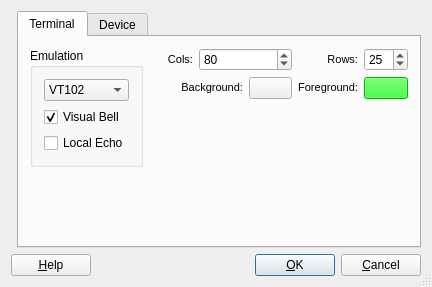
<?xml version="1.0" encoding="UTF-8"?>
<ui version="4.0">
 <author>Mike Sharkey &lt;michael@sharkey.servebeer.com&gt;</author>
 <comment>Serial port settings form</comment>
 <class>SettingsDialog</class>
 <widget class="QDialog" name="SettingsDialog">
  <property name="geometry">
   <rect>
    <x>0</x>
    <y>0</y>
    <width>427</width>
    <height>274</height>
   </rect>
  </property>
  <property name="windowTitle">
   <string>Settings</string>
  </property>
  <property name="sizeGripEnabled">
   <bool>true</bool>
  </property>
  <layout class="QGridLayout">
   <property name="margin">
    <number>11</number>
   </property>
   <property name="spacing">
    <number>6</number>
   </property>
   <item row="1" column="0" colspan="2">
    <layout class="QHBoxLayout">
     <property name="spacing">
      <number>6</number>
     </property>
     <property name="margin">
      <number>0</number>
     </property>
     <item>
      <widget class="QPushButton" name="buttonHelp">
       <property name="text">
        <string>&amp;Help</string>
       </property>
       <property name="shortcut">
        <string>F1</string>
       </property>
       <property name="autoDefault">
        <bool>true</bool>
       </property>
      </widget>
     </item>
     <item>
      <spacer name="Horizontal Spacing2">
       <property name="orientation">
        <enum>Qt::Horizontal</enum>
       </property>
       <property name="sizeType">
        <enum>QSizePolicy::Expanding</enum>
       </property>
       <property name="sizeHint" stdset="0">
        <size>
         <width>20</width>
         <height>20</height>
        </size>
       </property>
      </spacer>
     </item>
     <item>
      <widget class="QPushButton" name="buttonOk">
       <property name="text">
        <string>&amp;OK</string>
       </property>
       <property name="shortcut">
        <string/>
       </property>
       <property name="autoDefault">
        <bool>true</bool>
       </property>
       <property name="default">
        <bool>true</bool>
       </property>
      </widget>
     </item>
     <item>
      <widget class="QPushButton" name="buttonCancel">
       <property name="text">
        <string>&amp;Cancel</string>
       </property>
       <property name="shortcut">
        <string/>
       </property>
       <property name="autoDefault">
        <bool>true</bool>
       </property>
      </widget>
     </item>
    </layout>
   </item>
   <item row="0" column="1">
    <widget class="QTabWidget" name="tabWidget">
     <property name="currentIndex">
      <number>0</number>
     </property>
     <widget class="QWidget" name="Widget3">
      <attribute name="title">
       <string>Terminal</string>
      </attribute>
      <layout class="QGridLayout" name="gridLayout">
       <item row="0" column="0" rowspan="3">
        <widget class="QGroupBox" name="groupBox3">
         <property name="title">
          <string>Emulation</string>
         </property>
         <layout class="QGridLayout">
          <item row="0" column="0">
           <widget class="QComboBox" name="EmulationComboBox">
            <item>
             <property name="text">
              <string>VT102</string>
             </property>
            </item>
           </widget>
          </item>
          <item row="2" column="0">
           <widget class="QCheckBox" name="LocalEchoCheckBox">
            <property name="enabled">
             <bool>true</bool>
            </property>
            <property name="text">
             <string>Local Echo</string>
            </property>
           </widget>
          </item>
          <item row="1" column="0">
           <widget class="QCheckBox" name="VisualBellCheckBox">
            <property name="enabled">
             <bool>true</bool>
            </property>
            <property name="text">
             <string>Visual Bell</string>
            </property>
            <property name="checked">
             <bool>true</bool>
            </property>
           </widget>
          </item>
         </layout>
        </widget>
       </item>
       <item row="0" column="1">
        <widget class="QLabel" name="label">
         <property name="text">
          <string>&lt;!DOCTYPE HTML PUBLIC &quot;-//W3C//DTD HTML 4.0//EN&quot; &quot;http://www.w3.org/TR/REC-html40/strict.dtd&quot;&gt;
&lt;html&gt;&lt;head&gt;&lt;meta name=&quot;qrichtext&quot; content=&quot;1&quot; /&gt;&lt;style type=&quot;text/css&quot;&gt;
p, li { white-space: pre-wrap; }
&lt;/style&gt;&lt;/head&gt;&lt;body style=&quot; font-family:'DejaVu Sans'; font-size:8pt; font-weight:400; font-style:normal;&quot;&gt;
&lt;p align=&quot;right&quot; style=&quot; margin-top:0px; margin-bottom:0px; margin-left:0px; margin-right:0px; -qt-block-indent:0; text-indent:0px;&quot;&gt;Cols:&lt;/p&gt;&lt;/body&gt;&lt;/html&gt;</string>
         </property>
        </widget>
       </item>
       <item row="0" column="2" colspan="2">
        <widget class="QSpinBox" name="ColumnsSpinBox">
         <property name="minimum">
          <number>16</number>
         </property>
         <property name="maximum">
          <number>132</number>
         </property>
         <property name="value">
          <number>80</number>
         </property>
        </widget>
       </item>
       <item row="0" column="4">
        <widget class="QLabel" name="label_2">
         <property name="text">
          <string>&lt;!DOCTYPE HTML PUBLIC &quot;-//W3C//DTD HTML 4.0//EN&quot; &quot;http://www.w3.org/TR/REC-html40/strict.dtd&quot;&gt;
&lt;html&gt;&lt;head&gt;&lt;meta name=&quot;qrichtext&quot; content=&quot;1&quot; /&gt;&lt;style type=&quot;text/css&quot;&gt;
p, li { white-space: pre-wrap; }
&lt;/style&gt;&lt;/head&gt;&lt;body style=&quot; font-family:'DejaVu Sans'; font-size:8pt; font-weight:400; font-style:normal;&quot;&gt;
&lt;p align=&quot;right&quot; style=&quot; margin-top:0px; margin-bottom:0px; margin-left:0px; margin-right:0px; -qt-block-indent:0; text-indent:0px;&quot;&gt;Rows:&lt;/p&gt;&lt;/body&gt;&lt;/html&gt;</string>
         </property>
        </widget>
       </item>
       <item row="0" column="5">
        <widget class="QSpinBox" name="RowsSpinBox">
         <property name="minimum">
          <number>2</number>
         </property>
         <property name="maximum">
          <number>64</number>
         </property>
         <property name="value">
          <number>25</number>
         </property>
        </widget>
       </item>
       <item row="1" column="1" colspan="2">
        <widget class="QLabel" name="label_3">
         <property name="text">
          <string>&lt;!DOCTYPE HTML PUBLIC &quot;-//W3C//DTD HTML 4.0//EN&quot; &quot;http://www.w3.org/TR/REC-html40/strict.dtd&quot;&gt;
&lt;html&gt;&lt;head&gt;&lt;meta name=&quot;qrichtext&quot; content=&quot;1&quot; /&gt;&lt;style type=&quot;text/css&quot;&gt;
p, li { white-space: pre-wrap; }
&lt;/style&gt;&lt;/head&gt;&lt;body style=&quot; font-family:'DejaVu Sans'; font-size:8pt; font-weight:400; font-style:normal;&quot;&gt;
&lt;p align=&quot;right&quot; style=&quot; margin-top:0px; margin-bottom:0px; margin-left:0px; margin-right:0px; -qt-block-indent:0; text-indent:0px;&quot;&gt;Background:&lt;/p&gt;&lt;/body&gt;&lt;/html&gt;</string>
         </property>
        </widget>
       </item>
       <item row="1" column="3">
        <widget class="QPushButton" name="BackgroundColorButton">
         <property name="text">
          <string/>
         </property>
        </widget>
       </item>
       <item row="1" column="4">
        <widget class="QLabel" name="label_4">
         <property name="text">
          <string>&lt;!DOCTYPE HTML PUBLIC &quot;-//W3C//DTD HTML 4.0//EN&quot; &quot;http://www.w3.org/TR/REC-html40/strict.dtd&quot;&gt;
&lt;html&gt;&lt;head&gt;&lt;meta name=&quot;qrichtext&quot; content=&quot;1&quot; /&gt;&lt;style type=&quot;text/css&quot;&gt;
p, li { white-space: pre-wrap; }
&lt;/style&gt;&lt;/head&gt;&lt;body style=&quot; font-family:'DejaVu Sans'; font-size:8pt; font-weight:400; font-style:normal;&quot;&gt;
&lt;p align=&quot;right&quot; style=&quot; margin-top:0px; margin-bottom:0px; margin-left:0px; margin-right:0px; -qt-block-indent:0; text-indent:0px;&quot;&gt;Foreground:&lt;/p&gt;&lt;/body&gt;&lt;/html&gt;</string>
         </property>
        </widget>
       </item>
       <item row="1" column="5">
        <widget class="QPushButton" name="ForegroundColorButton">
         <property name="palette">
          <palette>
           <active>
            <colorrole role="WindowText">
             <brush brushstyle="SolidPattern">
              <color alpha="255">
               <red>0</red>
               <green>0</green>
               <blue>0</blue>
              </color>
             </brush>
            </colorrole>
            <colorrole role="Button">
             <brush brushstyle="SolidPattern">
              <color alpha="255">
               <red>0</red>
               <green>255</green>
               <blue>0</blue>
              </color>
             </brush>
            </colorrole>
            <colorrole role="Light">
             <brush brushstyle="SolidPattern">
              <color alpha="255">
               <red>127</red>
               <green>255</green>
               <blue>127</blue>
              </color>
             </brush>
            </colorrole>
            <colorrole role="Midlight">
             <brush brushstyle="SolidPattern">
              <color alpha="255">
               <red>63</red>
               <green>255</green>
               <blue>63</blue>
              </color>
             </brush>
            </colorrole>
            <colorrole role="Dark">
             <brush brushstyle="SolidPattern">
              <color alpha="255">
               <red>0</red>
               <green>127</green>
               <blue>0</blue>
              </color>
             </brush>
            </colorrole>
            <colorrole role="Mid">
             <brush brushstyle="SolidPattern">
              <color alpha="255">
               <red>0</red>
               <green>170</green>
               <blue>0</blue>
              </color>
             </brush>
            </colorrole>
            <colorrole role="Text">
             <brush brushstyle="SolidPattern">
              <color alpha="255">
               <red>0</red>
               <green>0</green>
               <blue>0</blue>
              </color>
             </brush>
            </colorrole>
            <colorrole role="BrightText">
             <brush brushstyle="SolidPattern">
              <color alpha="255">
               <red>255</red>
               <green>255</green>
               <blue>255</blue>
              </color>
             </brush>
            </colorrole>
            <colorrole role="ButtonText">
             <brush brushstyle="SolidPattern">
              <color alpha="255">
               <red>0</red>
               <green>0</green>
               <blue>0</blue>
              </color>
             </brush>
            </colorrole>
            <colorrole role="Base">
             <brush brushstyle="SolidPattern">
              <color alpha="255">
               <red>255</red>
               <green>255</green>
               <blue>255</blue>
              </color>
             </brush>
            </colorrole>
            <colorrole role="Window">
             <brush brushstyle="SolidPattern">
              <color alpha="255">
               <red>0</red>
               <green>255</green>
               <blue>0</blue>
              </color>
             </brush>
            </colorrole>
            <colorrole role="Shadow">
             <brush brushstyle="SolidPattern">
              <color alpha="255">
               <red>0</red>
               <green>0</green>
               <blue>0</blue>
              </color>
             </brush>
            </colorrole>
            <colorrole role="AlternateBase">
             <brush brushstyle="SolidPattern">
              <color alpha="255">
               <red>127</red>
               <green>255</green>
               <blue>127</blue>
              </color>
             </brush>
            </colorrole>
            <colorrole role="ToolTipBase">
             <brush brushstyle="SolidPattern">
              <color alpha="255">
               <red>255</red>
               <green>255</green>
               <blue>220</blue>
              </color>
             </brush>
            </colorrole>
            <colorrole role="ToolTipText">
             <brush brushstyle="SolidPattern">
              <color alpha="255">
               <red>0</red>
               <green>0</green>
               <blue>0</blue>
              </color>
             </brush>
            </colorrole>
           </active>
           <inactive>
            <colorrole role="WindowText">
             <brush brushstyle="SolidPattern">
              <color alpha="255">
               <red>0</red>
               <green>0</green>
               <blue>0</blue>
              </color>
             </brush>
            </colorrole>
            <colorrole role="Button">
             <brush brushstyle="SolidPattern">
              <color alpha="255">
               <red>0</red>
               <green>255</green>
               <blue>0</blue>
              </color>
             </brush>
            </colorrole>
            <colorrole role="Light">
             <brush brushstyle="SolidPattern">
              <color alpha="255">
               <red>127</red>
               <green>255</green>
               <blue>127</blue>
              </color>
             </brush>
            </colorrole>
            <colorrole role="Midlight">
             <brush brushstyle="SolidPattern">
              <color alpha="255">
               <red>63</red>
               <green>255</green>
               <blue>63</blue>
              </color>
             </brush>
            </colorrole>
            <colorrole role="Dark">
             <brush brushstyle="SolidPattern">
              <color alpha="255">
               <red>0</red>
               <green>127</green>
               <blue>0</blue>
              </color>
             </brush>
            </colorrole>
            <colorrole role="Mid">
             <brush brushstyle="SolidPattern">
              <color alpha="255">
               <red>0</red>
               <green>170</green>
               <blue>0</blue>
              </color>
             </brush>
            </colorrole>
            <colorrole role="Text">
             <brush brushstyle="SolidPattern">
              <color alpha="255">
               <red>0</red>
               <green>0</green>
               <blue>0</blue>
              </color>
             </brush>
            </colorrole>
            <colorrole role="BrightText">
             <brush brushstyle="SolidPattern">
              <color alpha="255">
               <red>255</red>
               <green>255</green>
               <blue>255</blue>
              </color>
             </brush>
            </colorrole>
            <colorrole role="ButtonText">
             <brush brushstyle="SolidPattern">
              <color alpha="255">
               <red>0</red>
               <green>0</green>
               <blue>0</blue>
              </color>
             </brush>
            </colorrole>
            <colorrole role="Base">
             <brush brushstyle="SolidPattern">
              <color alpha="255">
               <red>255</red>
               <green>255</green>
               <blue>255</blue>
              </color>
             </brush>
            </colorrole>
            <colorrole role="Window">
             <brush brushstyle="SolidPattern">
              <color alpha="255">
               <red>0</red>
               <green>255</green>
               <blue>0</blue>
              </color>
             </brush>
            </colorrole>
            <colorrole role="Shadow">
             <brush brushstyle="SolidPattern">
              <color alpha="255">
               <red>0</red>
               <green>0</green>
               <blue>0</blue>
              </color>
             </brush>
            </colorrole>
            <colorrole role="AlternateBase">
             <brush brushstyle="SolidPattern">
              <color alpha="255">
               <red>127</red>
               <green>255</green>
               <blue>127</blue>
              </color>
             </brush>
            </colorrole>
            <colorrole role="ToolTipBase">
             <brush brushstyle="SolidPattern">
              <color alpha="255">
               <red>255</red>
               <green>255</green>
               <blue>220</blue>
              </color>
             </brush>
            </colorrole>
            <colorrole role="ToolTipText">
             <brush brushstyle="SolidPattern">
              <color alpha="255">
               <red>0</red>
               <green>0</green>
               <blue>0</blue>
              </color>
             </brush>
            </colorrole>
           </inactive>
           <disabled>
            <colorrole role="WindowText">
             <brush brushstyle="SolidPattern">
              <color alpha="255">
               <red>0</red>
               <green>127</green>
               <blue>0</blue>
              </color>
             </brush>
            </colorrole>
            <colorrole role="Button">
             <brush brushstyle="SolidPattern">
              <color alpha="255">
               <red>0</red>
               <green>255</green>
               <blue>0</blue>
              </color>
             </brush>
            </colorrole>
            <colorrole role="Light">
             <brush brushstyle="SolidPattern">
              <color alpha="255">
               <red>127</red>
               <green>255</green>
               <blue>127</blue>
              </color>
             </brush>
            </colorrole>
            <colorrole role="Midlight">
             <brush brushstyle="SolidPattern">
              <color alpha="255">
               <red>63</red>
               <green>255</green>
               <blue>63</blue>
              </color>
             </brush>
            </colorrole>
            <colorrole role="Dark">
             <brush brushstyle="SolidPattern">
              <color alpha="255">
               <red>0</red>
               <green>127</green>
               <blue>0</blue>
              </color>
             </brush>
            </colorrole>
            <colorrole role="Mid">
             <brush brushstyle="SolidPattern">
              <color alpha="255">
               <red>0</red>
               <green>170</green>
               <blue>0</blue>
              </color>
             </brush>
            </colorrole>
            <colorrole role="Text">
             <brush brushstyle="SolidPattern">
              <color alpha="255">
               <red>0</red>
               <green>127</green>
               <blue>0</blue>
              </color>
             </brush>
            </colorrole>
            <colorrole role="BrightText">
             <brush brushstyle="SolidPattern">
              <color alpha="255">
               <red>255</red>
               <green>255</green>
               <blue>255</blue>
              </color>
             </brush>
            </colorrole>
            <colorrole role="ButtonText">
             <brush brushstyle="SolidPattern">
              <color alpha="255">
               <red>0</red>
               <green>127</green>
               <blue>0</blue>
              </color>
             </brush>
            </colorrole>
            <colorrole role="Base">
             <brush brushstyle="SolidPattern">
              <color alpha="255">
               <red>0</red>
               <green>255</green>
               <blue>0</blue>
              </color>
             </brush>
            </colorrole>
            <colorrole role="Window">
             <brush brushstyle="SolidPattern">
              <color alpha="255">
               <red>0</red>
               <green>255</green>
               <blue>0</blue>
              </color>
             </brush>
            </colorrole>
            <colorrole role="Shadow">
             <brush brushstyle="SolidPattern">
              <color alpha="255">
               <red>0</red>
               <green>0</green>
               <blue>0</blue>
              </color>
             </brush>
            </colorrole>
            <colorrole role="AlternateBase">
             <brush brushstyle="SolidPattern">
              <color alpha="255">
               <red>0</red>
               <green>255</green>
               <blue>0</blue>
              </color>
             </brush>
            </colorrole>
            <colorrole role="ToolTipBase">
             <brush brushstyle="SolidPattern">
              <color alpha="255">
               <red>255</red>
               <green>255</green>
               <blue>220</blue>
              </color>
             </brush>
            </colorrole>
            <colorrole role="ToolTipText">
             <brush brushstyle="SolidPattern">
              <color alpha="255">
               <red>0</red>
               <green>0</green>
               <blue>0</blue>
              </color>
             </brush>
            </colorrole>
           </disabled>
          </palette>
         </property>
         <property name="text">
          <string/>
         </property>
        </widget>
       </item>
       <item row="2" column="2" colspan="4">
        <spacer name="spacer2">
         <property name="orientation">
          <enum>Qt::Vertical</enum>
         </property>
         <property name="sizeType">
          <enum>QSizePolicy::Expanding</enum>
         </property>
         <property name="sizeHint" stdset="0">
          <size>
           <width>203</width>
           <height>60</height>
          </size>
         </property>
        </spacer>
       </item>
       <item row="3" column="3">
        <spacer name="spacer3">
         <property name="orientation">
          <enum>Qt::Vertical</enum>
         </property>
         <property name="sizeType">
          <enum>QSizePolicy::Expanding</enum>
         </property>
         <property name="sizeHint" stdset="0">
          <size>
           <width>20</width>
           <height>71</height>
          </size>
         </property>
        </spacer>
       </item>
      </layout>
     </widget>
     <widget class="QWidget" name="Widget2">
      <attribute name="title">
       <string>Device</string>
      </attribute>
      <layout class="QGridLayout">
       <item row="0" column="0">
        <layout class="QGridLayout">
         <item row="1" column="3" colspan="2">
          <spacer name="spacer4">
           <property name="orientation">
            <enum>Qt::Horizontal</enum>
           </property>
           <property name="sizeType">
            <enum>QSizePolicy::Expanding</enum>
           </property>
           <property name="sizeHint" stdset="0">
            <size>
             <width>281</width>
             <height>20</height>
            </size>
           </property>
          </spacer>
         </item>
         <item row="1" column="1" colspan="2">
          <widget class="QComboBox" name="BaudRateComboBox">
           <property name="toolTip">
            <string>Baud Rate (bps)</string>
           </property>
           <property name="currentIndex">
            <number>11</number>
           </property>
           <item>
            <property name="text">
             <string>50</string>
            </property>
           </item>
           <item>
            <property name="text">
             <string>75</string>
            </property>
           </item>
           <item>
            <property name="text">
             <string>110</string>
            </property>
           </item>
           <item>
            <property name="text">
             <string>134</string>
            </property>
           </item>
           <item>
            <property name="text">
             <string>150</string>
            </property>
           </item>
           <item>
            <property name="text">
             <string>300</string>
            </property>
           </item>
           <item>
            <property name="text">
             <string>600</string>
            </property>
           </item>
           <item>
            <property name="text">
             <string>1200</string>
            </property>
           </item>
           <item>
            <property name="text">
             <string>1800</string>
            </property>
           </item>
           <item>
            <property name="text">
             <string>2400</string>
            </property>
           </item>
           <item>
            <property name="text">
             <string>4800</string>
            </property>
           </item>
           <item>
            <property name="text">
             <string>9600</string>
            </property>
           </item>
           <item>
            <property name="text">
             <string>19200</string>
            </property>
           </item>
           <item>
            <property name="text">
             <string>38400</string>
            </property>
           </item>
           <item>
            <property name="text">
             <string>57600</string>
            </property>
           </item>
           <item>
            <property name="text">
             <string>115200</string>
            </property>
           </item>
           <item>
            <property name="text">
             <string>230400</string>
            </property>
           </item>
          </widget>
         </item>
         <item row="2" column="2" rowspan="2">
          <widget class="QGroupBox" name="groupBox4">
           <property name="title">
            <string>Framing</string>
           </property>
           <layout class="QGridLayout">
            <item row="0" column="0">
             <layout class="QGridLayout">
              <item row="2" column="0">
               <widget class="QLabel" name="textLabel4_2">
                <property name="text">
                 <string>Parity:</string>
                </property>
                <property name="alignment">
                 <set>Qt::AlignRight|Qt::AlignTrailing|Qt::AlignVCenter</set>
                </property>
                <property name="wordWrap">
                 <bool>false</bool>
                </property>
               </widget>
              </item>
              <item row="2" column="1" colspan="2">
               <widget class="QComboBox" name="ParityComboBox">
                <item>
                 <property name="text">
                  <string>NONE</string>
                 </property>
                </item>
                <item>
                 <property name="text">
                  <string>EVEN</string>
                 </property>
                </item>
                <item>
                 <property name="text">
                  <string>ODD</string>
                 </property>
                </item>
               </widget>
              </item>
              <item row="0" column="0" colspan="2">
               <widget class="QLabel" name="textLabel2_3">
                <property name="text">
                 <string>Data bits:</string>
                </property>
                <property name="alignment">
                 <set>Qt::AlignRight|Qt::AlignTrailing|Qt::AlignVCenter</set>
                </property>
                <property name="wordWrap">
                 <bool>false</bool>
                </property>
               </widget>
              </item>
              <item row="0" column="2">
               <widget class="QComboBox" name="DataBitsComboBox">
                <property name="currentIndex">
                 <number>3</number>
                </property>
                <item>
                 <property name="text">
                  <string>5</string>
                 </property>
                </item>
                <item>
                 <property name="text">
                  <string>6</string>
                 </property>
                </item>
                <item>
                 <property name="text">
                  <string>7</string>
                 </property>
                </item>
                <item>
                 <property name="text">
                  <string>8</string>
                 </property>
                </item>
               </widget>
              </item>
              <item row="1" column="0" colspan="2">
               <widget class="QLabel" name="textLabel3">
                <property name="text">
                 <string>Stop bits:</string>
                </property>
                <property name="alignment">
                 <set>Qt::AlignRight|Qt::AlignTrailing|Qt::AlignVCenter</set>
                </property>
                <property name="wordWrap">
                 <bool>false</bool>
                </property>
               </widget>
              </item>
              <item row="1" column="2">
               <widget class="QComboBox" name="StopBitsComboBox">
                <item>
                 <property name="text">
                  <string>1</string>
                 </property>
                </item>
                <item>
                 <property name="text">
                  <string>1.5</string>
                 </property>
                </item>
                <item>
                 <property name="text">
                  <string>2</string>
                 </property>
                </item>
               </widget>
              </item>
             </layout>
            </item>
           </layout>
          </widget>
         </item>
         <item row="2" column="0" colspan="2">
          <spacer name="spacer5">
           <property name="orientation">
            <enum>Qt::Horizontal</enum>
           </property>
           <property name="sizeType">
            <enum>QSizePolicy::Expanding</enum>
           </property>
           <property name="sizeHint" stdset="0">
            <size>
             <width>101</width>
             <height>20</height>
            </size>
           </property>
          </spacer>
         </item>
         <item row="3" column="4" rowspan="2">
          <spacer name="spacer6">
           <property name="orientation">
            <enum>Qt::Vertical</enum>
           </property>
           <property name="sizeType">
            <enum>QSizePolicy::Expanding</enum>
           </property>
           <property name="sizeHint" stdset="0">
            <size>
             <width>20</width>
             <height>120</height>
            </size>
           </property>
          </spacer>
         </item>
         <item row="0" column="0">
          <widget class="QLabel" name="textLabel1">
           <property name="text">
            <string>Device:</string>
           </property>
           <property name="alignment">
            <set>Qt::AlignRight|Qt::AlignTrailing|Qt::AlignVCenter</set>
           </property>
           <property name="wordWrap">
            <bool>false</bool>
           </property>
          </widget>
         </item>
         <item row="1" column="0">
          <widget class="QLabel" name="BaudRateLabel">
           <property name="text">
            <string>Baud Rate:</string>
           </property>
           <property name="alignment">
            <set>Qt::AlignRight|Qt::AlignTrailing|Qt::AlignVCenter</set>
           </property>
           <property name="wordWrap">
            <bool>false</bool>
           </property>
          </widget>
         </item>
         <item row="0" column="3">
          <widget class="QLabel" name="textLabel4">
           <property name="text">
            <string>Flow Control:</string>
           </property>
           <property name="alignment">
            <set>Qt::AlignRight|Qt::AlignTrailing|Qt::AlignVCenter</set>
           </property>
           <property name="wordWrap">
            <bool>false</bool>
           </property>
          </widget>
         </item>
         <item row="0" column="1" colspan="2">
          <widget class="QComboBox" name="DeviceComboBox">
           <property name="toolTip">
            <string>Device special file name</string>
           </property>
           <property name="editable">
            <bool>true</bool>
           </property>
           <item>
            <property name="text">
             <string>/dev/ttyUSB0</string>
            </property>
           </item>
           <item>
            <property name="text">
             <string>/dev/ttyUSB1</string>
            </property>
           </item>
           <item>
            <property name="text">
             <string>/dev/ttyUSB2</string>
            </property>
           </item>
           <item>
            <property name="text">
             <string>/dev/ttyUSB3</string>
            </property>
           </item>
           <item>
            <property name="text">
             <string>/dev/ttyS0</string>
            </property>
           </item>
           <item>
            <property name="text">
             <string>/dev/ttyS1</string>
            </property>
           </item>
           <item>
            <property name="text">
             <string>/dev/ttyS2</string>
            </property>
           </item>
           <item>
            <property name="text">
             <string>/dev/ttyS3</string>
            </property>
           </item>
          </widget>
         </item>
         <item row="4" column="2">
          <spacer name="spacer7">
           <property name="orientation">
            <enum>Qt::Vertical</enum>
           </property>
           <property name="sizeType">
            <enum>QSizePolicy::Expanding</enum>
           </property>
           <property name="sizeHint" stdset="0">
            <size>
             <width>20</width>
             <height>71</height>
            </size>
           </property>
          </spacer>
         </item>
         <item row="0" column="4">
          <widget class="QComboBox" name="FlowControlComboBox">
           <property name="toolTip">
            <string>Flow Control</string>
           </property>
           <property name="whatsThis">
            <string>Flow Control</string>
           </property>
           <property name="currentIndex">
            <number>0</number>
           </property>
           <item>
            <property name="text">
             <string>NONE</string>
            </property>
           </item>
           <item>
            <property name="text">
             <string>XON/XOFF</string>
            </property>
           </item>
           <item>
            <property name="text">
             <string>RTS/CTS</string>
            </property>
           </item>
          </widget>
         </item>
        </layout>
       </item>
      </layout>
     </widget>
    </widget>
   </item>
  </layout>
 </widget>
 <layoutdefault spacing="6" margin="11"/>
 <pixmapfunction>qPixmapFromMimeSource</pixmapfunction>
 <tabstops>
  <tabstop>tabWidget</tabstop>
  <tabstop>EmulationComboBox</tabstop>
  <tabstop>VisualBellCheckBox</tabstop>
  <tabstop>LocalEchoCheckBox</tabstop>
  <tabstop>ColumnsSpinBox</tabstop>
  <tabstop>RowsSpinBox</tabstop>
  <tabstop>DeviceComboBox</tabstop>
  <tabstop>FlowControlComboBox</tabstop>
  <tabstop>BaudRateComboBox</tabstop>
  <tabstop>DataBitsComboBox</tabstop>
  <tabstop>StopBitsComboBox</tabstop>
  <tabstop>ParityComboBox</tabstop>
  <tabstop>buttonHelp</tabstop>
  <tabstop>buttonOk</tabstop>
  <tabstop>buttonCancel</tabstop>
 </tabstops>
 <resources/>
 <connections>
  <connection>
   <sender>buttonOk</sender>
   <signal>clicked()</signal>
   <receiver>SettingsDialog</receiver>
   <slot>accept()</slot>
   <hints>
    <hint type="sourcelabel">
     <x>20</x>
     <y>20</y>
    </hint>
    <hint type="destinationlabel">
     <x>20</x>
     <y>20</y>
    </hint>
   </hints>
  </connection>
  <connection>
   <sender>buttonCancel</sender>
   <signal>clicked()</signal>
   <receiver>SettingsDialog</receiver>
   <slot>reject()</slot>
   <hints>
    <hint type="sourcelabel">
     <x>20</x>
     <y>20</y>
    </hint>
    <hint type="destinationlabel">
     <x>20</x>
     <y>20</y>
    </hint>
   </hints>
  </connection>
  <connection>
   <sender>FlowControlComboBox</sender>
   <signal>highlighted(int)</signal>
   <receiver>SettingsDialog</receiver>
   <slot>FlowControlComboBox_highlighted(int)</slot>
   <hints>
    <hint type="sourcelabel">
     <x>20</x>
     <y>20</y>
    </hint>
    <hint type="destinationlabel">
     <x>20</x>
     <y>20</y>
    </hint>
   </hints>
  </connection>
 </connections>
</ui>
